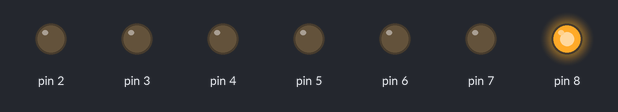
Bench run of a sketch on a simulated Arduino Uno, built with avr-gcc and run on an emulated ATmega328P. On the bench: output pins drawn as LEDs (lit = HIGH).

Above: at 0.2 s.
At 0.7 s:
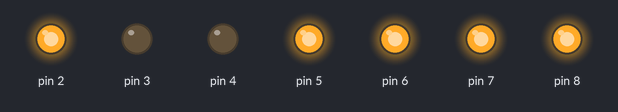
At 1.2 s:
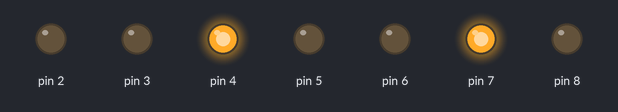
At 2.7 s:
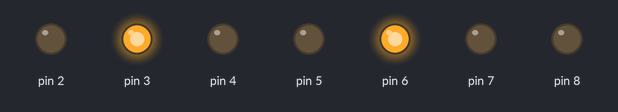
At 3.7 s:
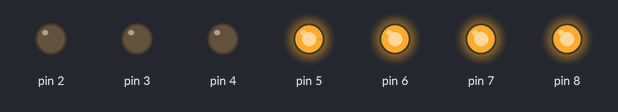
At 5.0 s:
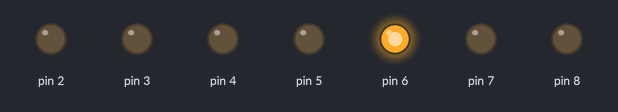
Timing chart, 0 to 7.2 s (numbered marks = the images above):
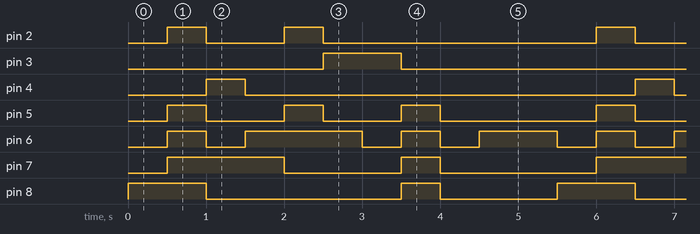

Measured:
- by itself, pin 2: repeats every 5.5 s: LOW 1.0 s, HIGH 0.50 s, LOW 3.5 s, HIGH 0.50 s
- by itself, pin 3: alternates HIGH for 1.0 s and LOW for 4.5 s
- by itself, pin 4: alternates HIGH for 0.50 s and LOW for 5.0 s
- by itself, pin 5: repeats every 5.5 s: 2 × (LOW 1.0 s, HIGH 0.50 s), LOW 2.0 s, HIGH 0.50 s
- by itself, pin 6: repeats every 5.5 s: LOW 0.50 s, HIGH 1.5 s, LOW 0.50 s, HIGH 0.50 s, LOW 0.50 s, HIGH 1.0 s, LOW 0.50 s, HIGH 0.50 s
- by itself, pin 7: repeats every 5.5 s: LOW 1.5 s, HIGH 0.50 s, LOW 2.0 s, HIGH 1.5 s
- by itself, pin 8: repeats every 5.5 s: LOW 2.5 s, HIGH 0.50 s, LOW 1.5 s, HIGH 1.0 s

The sketch:

7SEG_BARE_OPTIMISED.ino
```cpp
#include<avr/io.h>
#include<util/delay.h>

void number(int i){

  PORTD &= ~((1<<PD2)|(1<<PD3)|(1<<PD4)|(1<<PD5)|(1<<PD6)|(1<<PD7));
  PORTB &= ~(1<<PB0);


  switch(i){

    case 0:
      PORTD = PORTD &(~(1<<PD2)) &(~(1<<PD3)) &(~(1<<PD4)) & (~(1<<PD5)) & (~(1<<PD6)) & (~(1<<PD7));
      PORTB = PORTB | (1<<PB0);
      break;


    case 1:
      PORTD = PORTD & ~((1<<PD3) | (1<<PD4));
      PORTD = PORTD | (1<<PD2) | (1<<PD5) | (1<<PD6) | (1<<PD7);
      PORTB = PORTB | (1<<PB0);
      break;

    case 2:
      PORTD = PORTD & ~((1<<PD2) | (1<<PD3) | (1<<PD5) | (1<<PD6));
      PORTB = PORTB & ~(1<<PB0);
      PORTD = PORTD | (1<<PD4) | (1<<PD7);
      break;

    case 3:
      PORTD = PORTD & (~((1<<PD2) | (1<<PD3) | (1<<PD4) | (1<<PD5)));
      PORTB = PORTB & ~(1<<PB0);
      PORTD = PORTD | (1<<PD6) | (1<<PD7);
      break;

    case 4:
      PORTD = PORTD & (~((1<<PD3) | (1<<PD4) | (1 << PD7)));
      PORTB = PORTB & ~(1<<PB0);
      PORTD = PORTD | (1<<PD2) | (1<<PD5) | (1<<PD6);
      break;

    case 5:
      PORTD = PORTD & (~((1<<PD2) | (1<<PD4) | (1<<PD5) | (1<<PD7)));
      PORTB = PORTB & ~(1<<PB0);
      PORTD = PORTD | (1<<PD3) | (1<<PD6);
      break;

    case 6:
      PORTD = PORTD & (~((1<<PD2) | (1<<PD4) | (1<<PD5) | (1<<PD6) | (1<<PD7)));
      PORTB = PORTB & ~(1<<PB0);
      PORTD = PORTD | (1<<PD3);
      break;

    case 7:
      PORTD = PORTD & (~((1<<PD2) | (1<<PD3) | (1<<PD4)));
      PORTD = PORTD | (1<<PD5) | (1<<PD6) | (1<<PD7);
      PORTB = PORTB | (1<<PB0);
      break;

    case 8:
      PORTD = PORTD & (~((1<<PD2) | (1<<PD3) | (1<<PD4) | (1<<PD5) | (1<<PD6) | (1<<PD7)));
      PORTB = PORTB & (~(1<<PB0));
      break;

    case 9:
      PORTD = PORTD & (~((1<<PD2) | (1<<PD3) | (1<<PD4) | (1<<PD5) | (1<<PD7)));
      PORTB = PORTB & ~((1<<PB0));
      PORTD = PORTD | (1<<PD6);
      break;

    default:
      PORTD = PORTD | (1<<PD2) | (1<<PD3) | (1<<PD4) | (1<<PD5) | (1<<PD6) | (1<<PD7);
      PORTB = PORTB | (1<<PB0);
      break;

  }
}

int main(){

  DDRD = DDRD | (1<<DDD2) | ((1<<DDD3)) | (1<<DDD4) | (1<<DDD5) | (1<<DDD6) | (1<<DDD7);
  DDRB = DDRB | (1<<DDB0);

  int num = 9;
  int i = 0;
 while(1){
  while(i<=num){
    number(i);
    _delay_ms(500);
    i++;
  }
   i = 0;
  _delay_ms(500);

}

}
```
